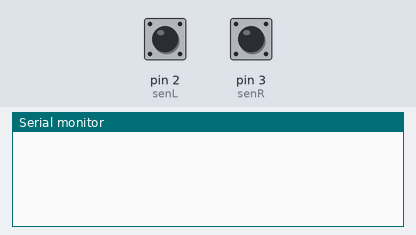
The sketch below on a simulated Arduino Uno, built with avr-gcc and run on an emulated ATmega328P. Parts: the last lines printed to the serial monitor. Inputs (shaded band) come from the test bench; at power-on: pin 2 (senL) LOW, pin 3 (senR) LOW.

Above: at 1.2 s.
1.3 s: pin 2 (senL) driven HIGH
At 2.3 s:
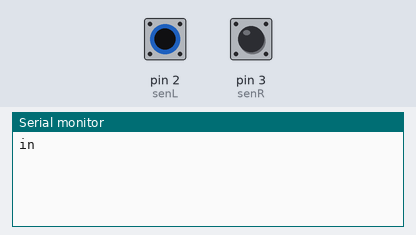
2.8 s: pin 2 (senL) driven LOW
At 3.5 s:
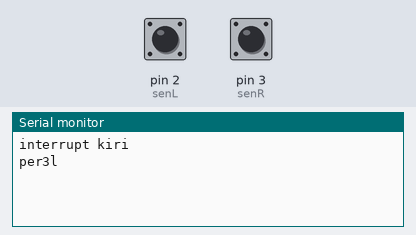
4.3 s: pin 2 (senL) pulsed HIGH 2 times (0.12 s each, 0.3 s apart)
At 4.42 s:
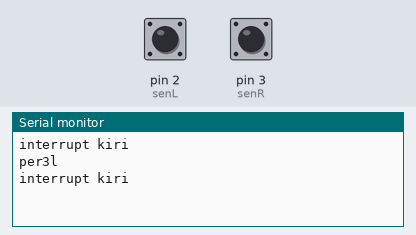
6.4 s: pin 3 (senR) pulsed HIGH 2 times (0.12 s each, 0.3 s apart)
At 7.1 s:
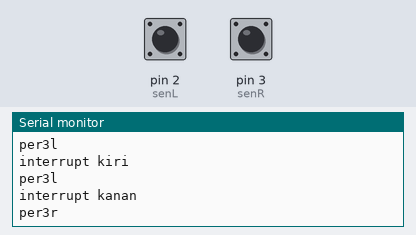

The sketch:

tes_external_int.ino
```cpp
#define senL 2
#define senR 3
//#define isSenR() digitalRead(senR)
//#define isSenL() digitalRead(senL)

//============== Filtering Left and Right Sensor =================
bool isSenR(void){
  int senVal=0;
  for(int i=0; i<10; i++){
    if(digitalRead(senR)) senVal++;
    delayMicroseconds(10);
  }
  if(senVal>3) return true;
  else return false;
}
bool isSenL(void){
  int senVal=0;
  for(int i=0; i<10; i++){
    if(digitalRead(senL)) senVal++;
    delayMicroseconds(10);
  }
  if(senVal>3) return true;
  else return false;
}

void timerSetup(){
  attachInterrupt(digitalPinToInterrupt(senL), interruptKi, CHANGE);
  attachInterrupt(digitalPinToInterrupt(senR), interruptKa, CHANGE);
}
void timerShutdown(){
  detachInterrupt(digitalPinToInterrupt(senR));
  detachInterrupt(digitalPinToInterrupt(senL));
}

#define d 10
volatile bool lock = false;
volatile bool flagVs = false;
volatile unsigned long delayInt = millis();
void interruptKi(){
  if(lock == false && (unsigned long) millis()-delayInt > 500){
    Serial.println("interrupt kiri");
    delayInt = millis();
    timerShutdown();
    lock = true;
    flagVs = false;
    delay(100);
    while(isSenL()){
      delay(d);
      if(isSenR()) flagVs = true;
    }
    if(flagVs){
      Serial.println("per4");
    } else {
      Serial.println("per3l");
    }
    lock = false;
    timerSetup();
  }
}

void interruptKa(){
  if(lock == false && (unsigned long) millis()-delayInt > 500){
    Serial.println("interrupt kanan");
    delayInt = millis();
    timerShutdown();
    lock = true;
    flagVs = false;
    delay(100);
    while(isSenR()){
      delay(d);
      if(isSenL()) flagVs = true;
    }
    if(flagVs){
      Serial.println("per4");
    } else {
      Serial.println("per3r");
    }
    lock = false;
    timerSetup();
  }
}

void setup() {
  // put your setup code here, to run once:
  Serial.begin(115200);
  timerSetup();
}

void loop() {
  // put your main code here, to run repeatedly:

}
```

Measured:
- after the input at 1.3 s, the serial monitor: prints a new line at once (image 1)
- after the input at 2.8 s, the serial monitor: prints a new line at once (image 2)
- after the input at 4.3 s, the serial monitor: prints a new line at once (image 3)
- after the input at 6.4 s, the serial monitor: prints a new line at once (image 4)
